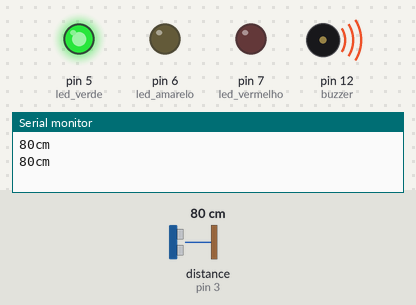
Simulated run of this sketch. Board: Arduino Uno, built with avr-gcc and run on an emulated ATmega328P. On the bench: output pins drawn as LEDs (lit = HIGH), buzzer (waves = sounding), the last lines printed to the serial monitor. The inputs (shaded band) are chosen by the test bench; at power-on: distance to the obstacle (sensor on pin 3) 80 cm. The echo pulse lasts 58.3 µs per cm.

Above: at 0.96 s.
1.6 s: distance to the obstacle (sensor on pin 3) set to 2 cm
At 2.38 s:
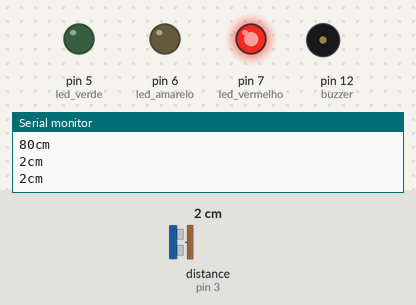
5.1 s: distance to the obstacle (sensor on pin 3) set to 28 cm
8.6 s: distance to the obstacle (sensor on pin 3) set to 34 cm
At 9.03 s:
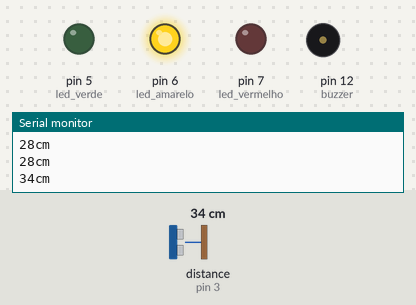
12.1 s: distance to the obstacle (sensor on pin 3) set to 4 cm
At 12.55 s:
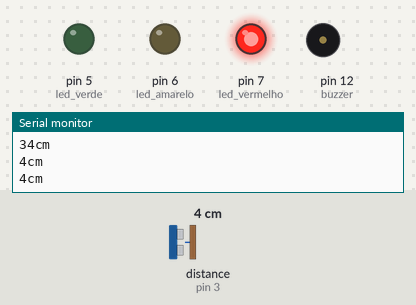
15.6 s: distance to the obstacle (sensor on pin 3) set to 35 cm
At 15.85 s:
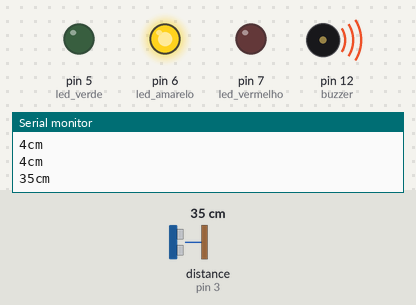
Timing chart, 0 to 20.1 s (numbered marks = the images above; inputs shaded):
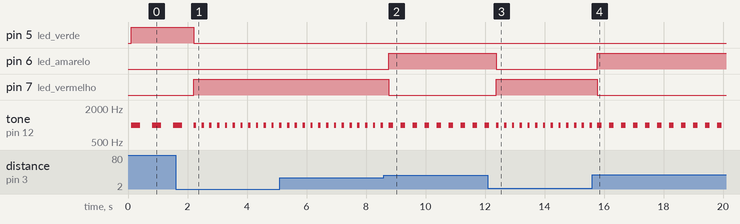

Measured:
- the behaviour switches between 30 and 31 cm on distance to the obstacle (sensor on pin 3) (found by bisection; images 1 and 2)
- after the input at 1.6 s, pin 5 (led_verde): HIGH → LOW after 0.62 s; pin 7 (led_vermelho): LOW → HIGH after 0.62 s
- after the input at 8.6 s, pin 6 (led_amarelo): LOW → HIGH after 0.16 s; pin 7 (led_vermelho): HIGH → LOW after 0.16 s; tone on pin 12 (buzzer): alternates 1000 Hz for 0.15 s and silent for 0.25 s, starting after 0.31 s
- after the input at 12.1 s, pin 6 (led_amarelo): HIGH → LOW after 0.29 s; pin 7 (led_vermelho): LOW → HIGH after 0.29 s; tone on pin 12 (buzzer): alternates 1000 Hz for 0.08 s and silent for 0.18 s, starting after 0.37 s
- after the input at 15.6 s, pin 6 (led_amarelo): LOW → HIGH after 0.18 s; pin 7 (led_vermelho): HIGH → LOW after 0.18 s; tone on pin 12 (buzzer): alternates 1000 Hz for 0.15 s and silent for 0.25 s, starting after 0.33 s
- by itself, tone on pin 12 (buzzer): alternates 1000 Hz for 0.08 s and silent for 0.18 s

The sketch:

testesensor.ino
```cpp
//Leitura de distância com o sensor HC-SR04
#include <Ultrasonic.h>
 Ultrasonic ultrassom(2,3); // define o nome do sensor(ultrassom)
//e onde esta ligado o trig(2) e o echo(3) respectivamente
long cm;
int led_verde = 5;
int led_amarelo = 6;
int led_vermelho = 7;

int buzzer = 12;
// Esta função "setup" roda uma vez quando a placa e ligada ou resetada
 void setup() {
 Serial.begin(9600); //Habilita Comunicação Serial a uma taxa de 9600 bauds.

  pinMode(led_verde,OUTPUT);
  pinMode(led_amarelo,OUTPUT);
  pinMode(led_vermelho,OUTPUT);


 }
// Função que se repete infinitamente quando a placa é ligada
 void loop()
 {
   cm = ultrassom.Ranging(CM);// ultrassom.Ranging(CM) retorna a distancia em
                                     // centímetros(CM) ou polegadas(INC)
   Serial.print(cm );//imprime o valor da variável distancia
   Serial.println("cm");
   delay(100);
    if(cm > 50){
   digitalWrite(led_verde, HIGH);
    digitalWrite(led_amarelo, LOW);
    digitalWrite(led_vermelho, LOW);
    buzzer_led_verde();
  }
  else if (cm < 50 && cm > 30){
    digitalWrite(led_verde, LOW);
    digitalWrite(led_amarelo, HIGH);
    digitalWrite(led_vermelho, LOW);
    buzzer_led_amarelo();
  }
  else{
    digitalWrite(led_verde, LOW);
    digitalWrite(led_amarelo, LOW);
    digitalWrite(led_vermelho, HIGH);
    buzzer_led_vermelho();
  }
 }

 void buzzer_led_verde(){
 tone(buzzer, 1000);
    delay(300);
    noTone(buzzer);
    delay(300);
}

void buzzer_led_amarelo(){
  tone(buzzer, 1000);
    delay(150);
    noTone(buzzer);
    delay(150);
}

void buzzer_led_vermelho(){
  tone(buzzer, 1000);
    delay(80);
    noTone(buzzer);
    delay(80);
}
```
